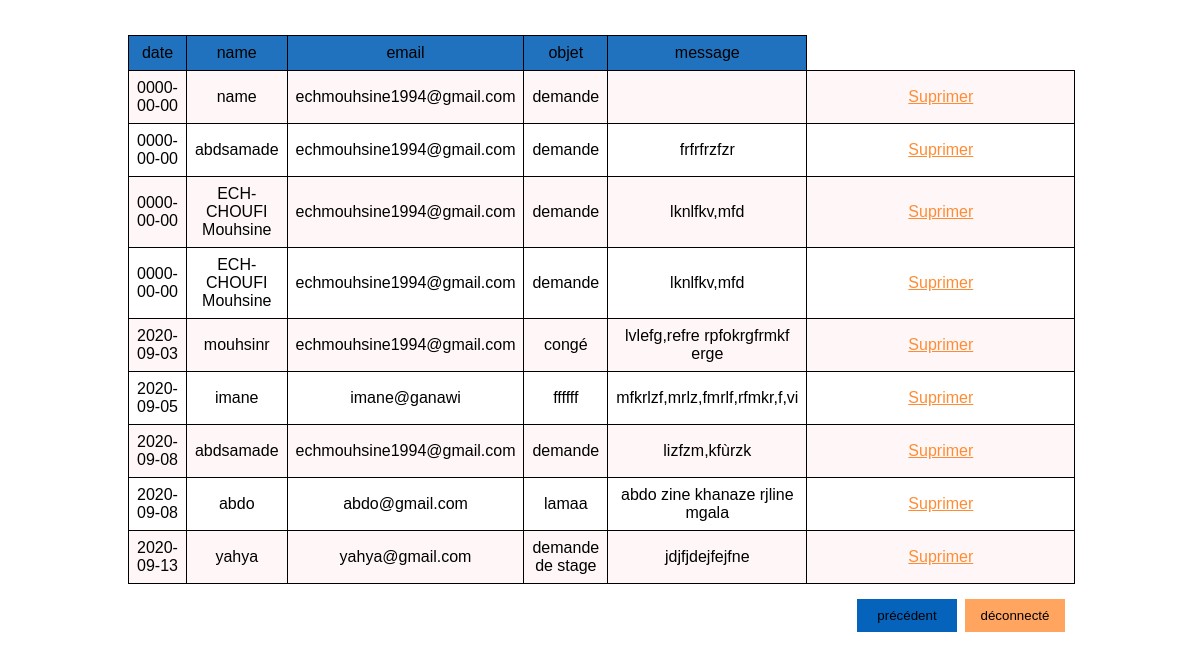
Screenshot of /EchFolio/modif/contact/contact_affiche.php (signed in) with the database file from the repository.
### tables this page shows
CREATE TABLE `contct` (
  `id` int(30) NOT NULL,
  `date` date NOT NULL,
  `name` varchar(60) NOT NULL,
  `email` varchar(40) NOT NULL,
  `objet` varchar(30) NOT NULL,
  `message` varchar(30) NOT NULL
);

### EchFolio/modif/contact/contact_affiche.php (the view, shortened to what this page needs)
<?php
include("../../interdit.php");
$query_type22 = "SELECT * FROM contct";
$result22 = mysqli_query($con,$query_type22);
?>
<!DOCTYPE html>
<html lang="en">
<head>
    <link rel="stylesheet" href="../../assets/css/style1.css">
</head>
<body>
<table class="table1" border=1>
<tr>
            <td class="td1" >date </td>
            <td class="td1">name</td>
            <td class="td1">email</td>
            <td class="td1">objet</td>
            <td class="td1">message</td>
        </tr>
<?php
if(mysqli_num_rows($result22)>0 ){
    while($row22 = mysqli_fetch_assoc($result22) ) {
      ?>
      <tr>
        <td><?=$row22['date'];?></td>
        <td><?=$row22['name'];?></td>
        <td><?=$row22['email'];?></td>
        <td><?=$row22['objet'];?></td>
        <td><?=$row22['message'];?></td>
        <td><a class="supp" href="contact_affiche.php?delete_dc=<?=$row22['id'];?>">Suprimer</a></td>
      </tr>
      <?php
    }
  }else{
    echo "0 result";
  }
?>
    </table>
    <form action="" method="POST">
        <button class="btn1" type=submit name="precedent">précédent</button>
        <button class="btn2" type=submit name="deconnecte">déconnecté</button>
    </form>
</body>
</html>

### EchFolio/assets/css/style1.css (style rules this page uses)
.table1 { margin-top: 35px; margin-left: 120px; margin-right: 50px; font-family: "Trebuchet MS", Arial, Helvetica, sans-serif; border-collapse: collapse; border-style: solid; border: 10px; width: 80%; text-align: center; }
.table1 td, .table1 th { border: 1px solid #000; padding: 8px; }
.td1 { background-color: #2172be; width: 20px; }
.table1 tr:nth-child(even) { background-color: #fff7f7; }
.supp { color: #ff8c34; }
.btn1 { background-color: #0563BB; float: right; margin-right: 235px; margin-top: 15px; margin-bottom: 20px; height: 33px; border: none; width: 100px; }
.btn2 { background-color: #ff8c34; float: right; margin-right: -208px; margin-top: 15px; margin-bottom: 20px; height: 33px; border: none; width: 100px; }

### rows the page displays
contct: date "0000-00-00", name "name", email "echmouhsine1994@gmail.com", objet "demande"
contct: date "0000-00-00", name "abdsamade", email "echmouhsine1994@gmail.com", objet "demande", message "frfrfrzfzr"
contct: date "0000-00-00", name "ECH-CHOUFI Mouhsine", email "echmouhsine1994@gmail.com", objet "demande", message "lknlfkv,mfd"
contct: date "0000-00-00", name "ECH-CHOUFI Mouhsine", email "echmouhsine1994@gmail.com", objet "demande", message "lknlfkv,mfd"
contct: date "2020-09-03", name "mouhsinr", email "echmouhsine1994@gmail.com", objet "congé", message "lvlefg,refre rpfokrgfrmkf erge"
contct: date "2020-09-05", name "imane", email "imane@ganawi", objet "ffffff", message "mfkrlzf,mrlz,fmrlf,rfmkr,f,vi"
contct: date "2020-09-08", name "abdsamade", email "echmouhsine1994@gmail.com", objet "demande", message "lizfzm,kfùrzk"
contct: date "2020-09-08", name "abdo", email "abdo@gmail.com", objet "lamaa", message "abdo zine khanaze rjline mgala"
contct: date "2020-09-13", name "yahya", email "yahya@gmail.com", objet "demande de stage", message "jdjfjdejfejfne"
